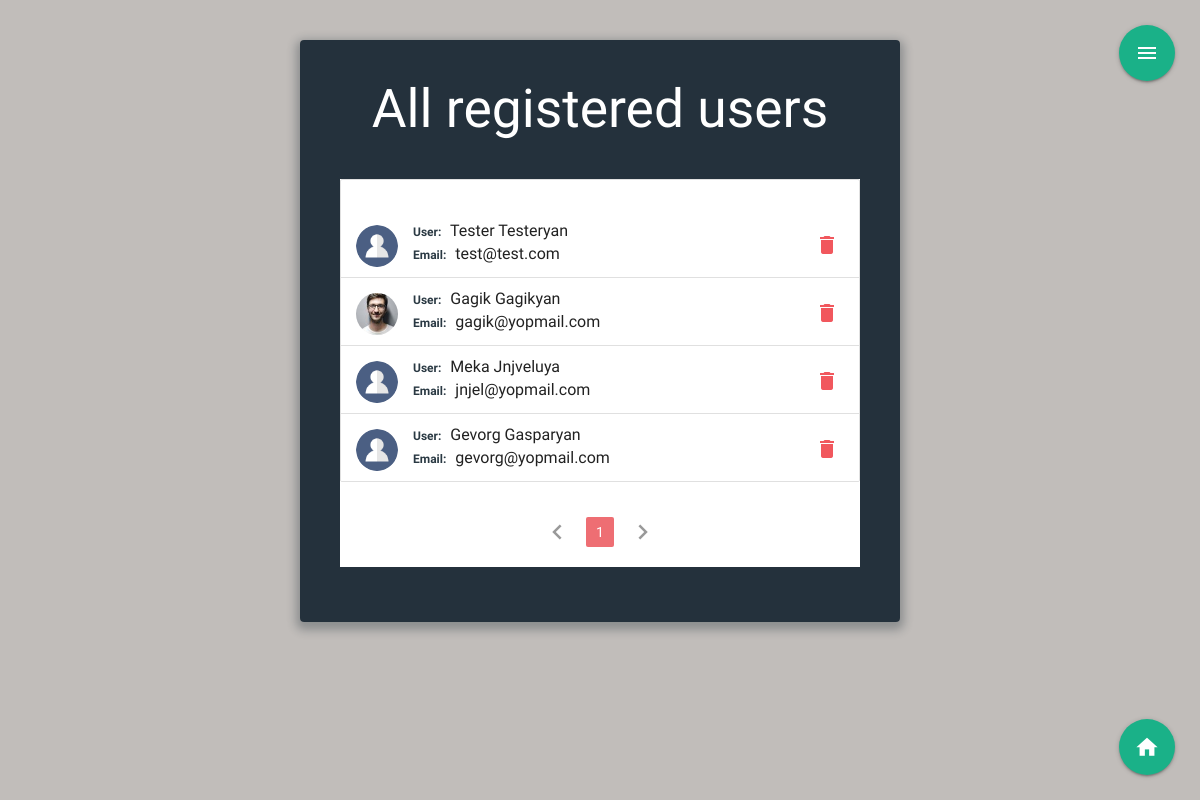
Page /users (signed in) on the earlier database version.
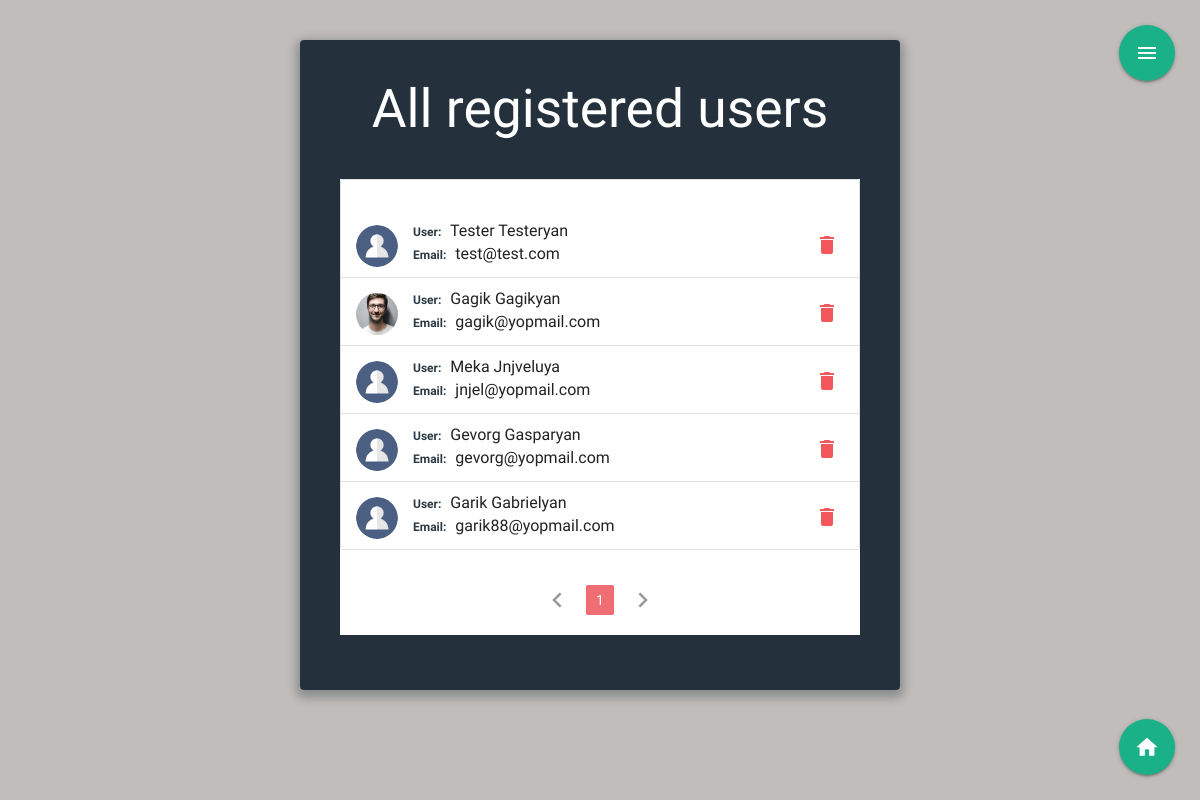
Same page on the later database version.
### meeting_app/models.py (models this page shows, shortened)
class User(db.Model, UserMixin):
  id = db.Column(db.Integer, primary_key=True)
  fname = db.Column(db.String(60), nullable=False)
  lname = db.Column(db.String(60), nullable=False)
  email = db.Column(db.String(120), unique=True, nullable=False)
  image_file = db.Column(db.String(20), nullable=False, default='avatar.png')
  usertype = db.Column(db.String(20), nullable=False, default="user")
  password = db.Column(db.String(60), nullable=False)
  created_meetings = db.relationship('Meeting', backref='author', lazy=True)

### meeting_app/users/routes.py (the view)
@users.route("/users", methods=["GET", "POST"])
@login_required
def reg_users():
  if current_user.usertype == "admin":
    page=request.args.get('page',1,type=int)
    users = User.query.filter_by(usertype="user").paginate(page=page,per_page=8)
    image_file = url_for('static', filename='/img/' + current_user.image_file)
    return render_template("users.html", isIndex=True,image_file=image_file,users=users,legend="All registered users")
  else:
    abort(403)

### meeting_app/models.py (called while the page is built)
@login_manager.user_loader
def load_user(user_id):
  return User.query.get(int(user_id))

### meeting_app/templates/users.html (shortened to what this page needs)
{%extends "layout.html"%}
{% block content %}
<div class="wrap">
    <h2>{{legend}}</h2>
<div id="shedule" class='reg_users'>
 <ul class="collection">
  {% if users.items!=[] %}
  {% for user in users.items %}
    <li class="collection-item avatar">
    <a href="{{url_for('users.user_reserves', id=user.id)}}">
      <div class="img-wrapper circle">
        <div class="img " style="background-image: url({{url_for('static', filename='img/'+user.image_file, )}})"></div>
      </div>
    </a>
      <span class="title5 collection-title">User:</span>
      <a href=""></a>{{user.fname}} {{user.lname}} </a>
      <p>
        <span class="collection-title">Email:</span>    {{user.email}}
      {% if (current_user.usertype=="admin") %}
      <div class="action-buttons-wrapper">
       <a class="waves-effect waves-light modal-trigger secondary-content" href="#modal" data-id="{{url_for('users.delete_user',user_id = user.id)}}">  <i class="material-icons ">delete</i></a>
      </div>
      {%endif %}
    </li>
    {%endfor%}
  </ul>
  <ul class="pagination">
    {% if users.has_prev %}
    <li class="arrow"><a  href="{{ url_for('users.reg_users',page=users.prev_num)}}"><i class="material-icons">chevron_left</i></a></li>
    {% else %}
    <li class="disabled"><a href="#!"><i class="material-icons">chevron_left</i></a></li>
    {% endif %}
    {% for page_num in users.iter_pages(left_edge=1, right_edge=1, left_current=1,right_current=2) %}
      {% if page_num %}
        {% if users.page ==page_num %}
          <li class="active"> <a href="{{ url_for('users.reg_users',page=page_num)}}">{{page_num}}</a></li>
        {% else %}
          <li class="waves-effect pag-element"> <a href="{{ url_for('users.reg_users',page=page_num)}}">{{page_num}}</a></li>
        {% endif %}
      {% else %}
        <span>...</span>
      {% endif %}
    {% endfor %}
    {% if users.has_next %}
      <li class="arrow"><a href="{{ url_for('users.reg_users',page=users.next_num)}}"><i class="material-icons">chevron_right</i></a></li>
    {% else %}
    <li class="disabled"><a href="#!"><i class="material-icons">chevron_right</i></a></li>
    {% endif %}
    {% else %}
    <p class="no-shedules">There are no registered users, please try a letter...</p>
    {% endif %}
  </ul>
</div>
  <div class="fixed-button-wrapper">
    <a class="btn-floating btn-large" href="{{url_for('main.index')}}"><i class="material-icons">home</i></a>
  </div>
</div>
{% endblock %}

Differences in the rows shown:
added User: image_file (placeholder picture), fname "Garik", lname "Gabrielyan", email "garik88@yopmail.com"
